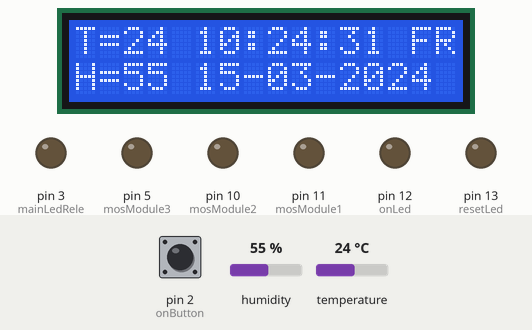
The sketch below on a simulated Arduino Uno, built with avr-gcc and run on an emulated ATmega328P. On the bench: 16×2 character LCD, output pins drawn as LEDs (lit = HIGH). The test bench sets the inputs (shaded band); at power-on: pin 2 (onButton) LOW, humidity 55 %, temperature 24 °C. The local clock reads 2024-03-15 10:24:30 at power-on unless the sketch sets it.

Above: at 1.2 s.
1.3 s: pin 2 (onButton) pulled HIGH for 0.15 s
At 2.8 s:
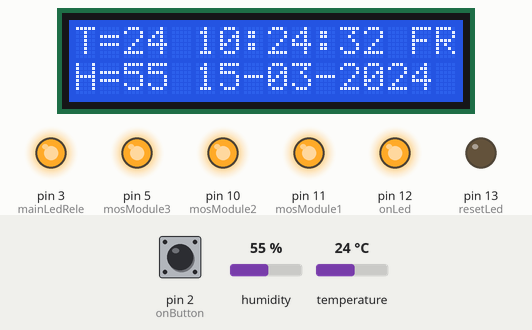
5.5 s: humidity set to 22 %
At 7.4 s:
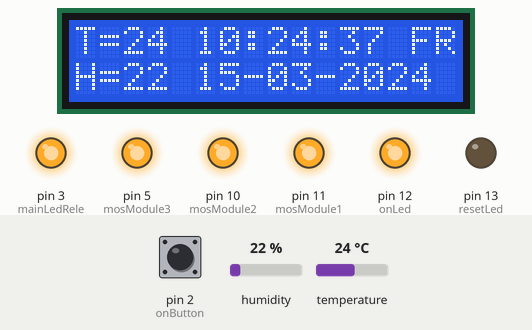
7.6 s: temperature set to 12 °C
At 9.4 s:
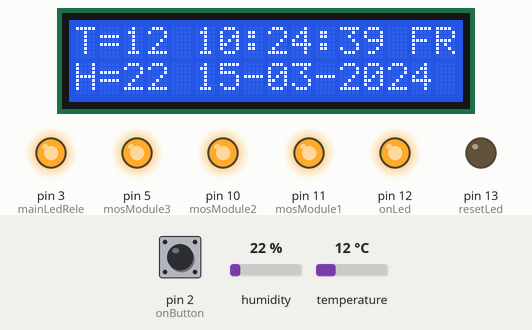
9.6 s: humidity set to 40 %
At 10.8 s:
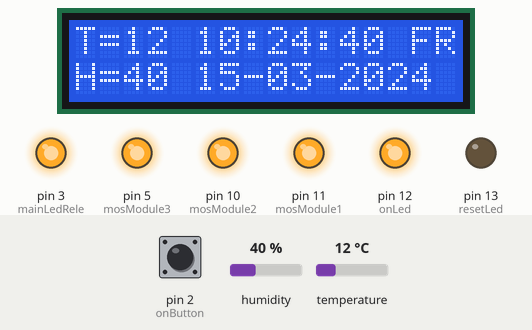
11.7 s: pin 2 (onButton) pulled HIGH for 1 s
At 12.5 s:
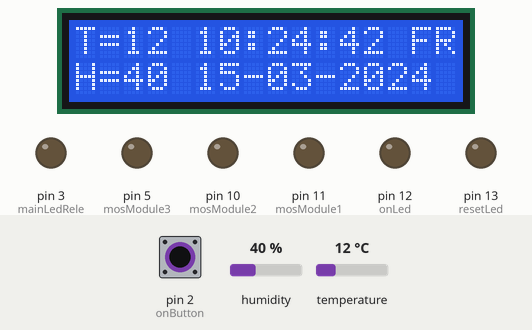
17.5 s: temperature set to 19 °C
At 19.8 s:
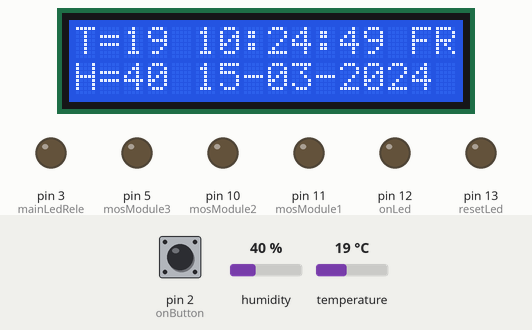
Timing chart, 0 to 20.8 s (numbered marks = the images above; inputs shaded):
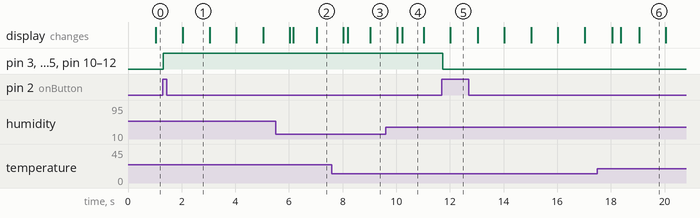

Measured:
- after the input at 1.3 s, pin 3 (mainLedRele), pin 5 (mosModule3), pin 10 (mosModule2), pin 11 (mosModule1), pin 12 (onLed): LOW → HIGH at once
- after the input at 11.7 s, pin 3 (mainLedRele), pin 5 (mosModule3), pin 10 (mosModule2), pin 11 (mosModule1), pin 12 (onLed): HIGH → LOW at once
- what the display in image 1 shows lasts 1.0 s, from 2.0 s to 3.0 s
- what the display in image 4 shows lasts 0.8 s, from 10.2 s to 11.0 s

The sketch:

growbox.ino
```cpp
#include <DHT.h> // Библиотека для работы с температурным датчиком
#include <Wire.h> // Библиотека для работы с I2C
#include <LiquidCrystal_I2C.h> // LCD1602 - Дисплей
#include <stdio.h>
#include <DS1302.h> // Библиотека для часов реального времени

#define DHTPIN 4 // Пин температурного датчика
#define DHTTYPE DHT22 // Тип температурного датчика

//Константы
const short onButton = 2; // Кнопка включения
const short mainLedRele = 3; // Пин упраления реле главным светодиодом
const short onLed = 12; // Светодиод внутри кнопки
const short resetLed = 13; // HDD светодиод
// Модули управляющие скоростью вращения куллеров через шим
const short mosModule1 = 11;
const short mosModule2 = 10; // Кулер охлаждения основного светодиода
const short mosModule3 = 5; // Кулер на передней панели
// Пины чясов реального времени
const short clk = 9;
const short dat = 8;
const short rst = 7;
DS1302 rtc(rst, dat, clk);
//Получение дня недели
String dayAsString(const Time::Day day) {
  switch (day) {
    case Time::kSunday: return "SU";
    case Time::kMonday: return "MO";
    case Time::kTuesday: return "TU";
    case Time::kWednesday: return "WE";
    case Time::kThursday: return "TH";
    case Time::kFriday: return "FR";
    case Time::kSaturday: return "SA";
  }
  return "NO";
}
// Функция получения даты
String getDate(Time tm) {
  char buf[25];
  snprintf(buf, sizeof(buf), "%02d-%02d-%04d",
           tm.date, tm.mon, tm.yr);
  return buf;
}
// Функция получения времени
String getTime(Time tm) {
  const String day = dayAsString(tm.day);

  char buf[25];
  snprintf(buf, sizeof(buf), "%02d:%02d:%02d %s",
           tm.hr, tm.min, tm.sec, day.c_str());
  return buf;
}

boolean onFlag = false; // Фллаг для определения нажатия кнопки
boolean flag = false; // Флаг
LiquidCrystal_I2C lcd(0x27,16,2);  // Устанавливаем дисплей

DHT dht(DHTPIN, DHTTYPE); // Установка температурного датчика


void setup() {

/*
// Установка времени
  rtc.halt(false); //запуск часов
  rtc.writeProtect(false); //снять защиту от записи
// Год, Месяц, День, Время, день недели
  Time t(2020, 3, 22, 19, 16, 00, Time::kSunday);
  rtc.time(t);
*/

// Дисплей
  lcd.init(); // Инициализация
  lcd.backlight(); // Включаем подсветку дисплея
  lcd.setCursor(0, 0);
  lcd.print("T=");
  lcd.setCursor(0, 1);
  lcd.print("H=");

// Кнопка включения
pinMode(onButton, INPUT);
// Светодиод кнопки включения
pinMode(onLed, OUTPUT);
// Реле включения светодиода 220
pinMode(mainLedRele, OUTPUT);
// МосМодули
pinMode(mosModule1, OUTPUT);
pinMode(mosModule2, OUTPUT);
pinMode(mosModule3, OUTPUT);

// Светодиод reset
pinMode(resetLed, OUTPUT);

// Температурный датчик
dht.begin();
}

void loop() {

// Работа с кнопкой включения
if (digitalRead(onButton) == HIGH && !onFlag) {
    flag = !flag;
    onFlag = true;
  }
if (digitalRead(onButton) == LOW && onFlag) {
    onFlag = false;
  }

if (flag) {
    digitalWrite(onLed, HIGH); // Зажигаем светодиод кнопки
    digitalWrite(mainLedRele, HIGH); // Зажигаем светодиод 220
    analogWrite(mosModule1, 255); // Кулер с задней панели
    analogWrite(mosModule2, 255); // Кулер охлаждения основного светодиода
    analogWrite(mosModule3, 255); // Кулер с передней панели
}
else {
    digitalWrite(onLed, LOW); // Зажигаем светодиод кнопки
    digitalWrite(mainLedRele, LOW); // Зажигаем светодиод 220
    // Выключаем кулеры
    digitalWrite(mosModule1, LOW);
    digitalWrite(mosModule2, LOW);
    digitalWrite(mosModule3, LOW); // Кулер с передней панели
}

// Считывание показаний с температурного датчика
int t = round(dht.readTemperature()); // Температура
int h = round(dht.readHumidity()); // Влажность

// Печать данных о температуре-влажности на экран
lcd.setCursor(2, 0);
lcd.print(t);
lcd.setCursor(2, 1);
lcd.print(h);
// Печать даты-времени
Time tm = rtc.time(); // Получение даты-времени
lcd.setCursor(5, 0);
lcd.print(getTime(tm));
lcd.setCursor(5, 1);
lcd.print(getDate(tm));
}
```
